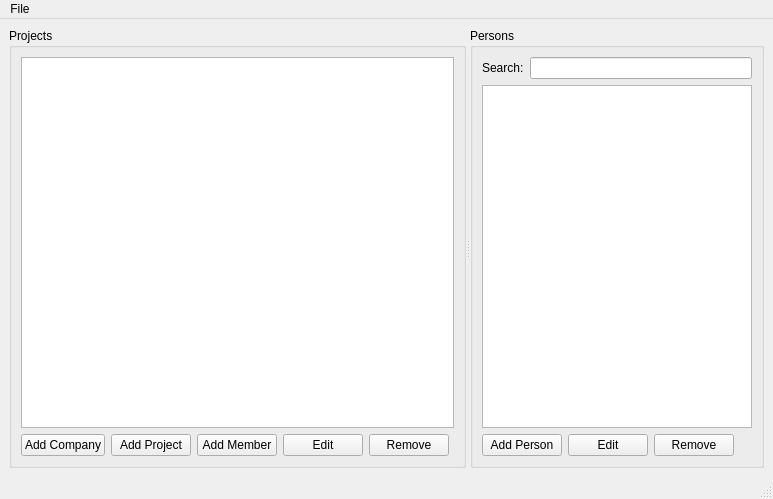
<?xml version="1.0" encoding="UTF-8"?>
<ui version="4.0">
 <class>MainWindow</class>
 <widget class="QMainWindow" name="MainWindow">
  <property name="geometry">
   <rect>
    <x>0</x>
    <y>0</y>
    <width>773</width>
    <height>499</height>
   </rect>
  </property>
  <property name="windowTitle">
   <string>RDB Demo</string>
  </property>
  <widget class="QWidget" name="centralwidget">
   <layout class="QVBoxLayout" name="verticalLayout_3">
    <item>
     <widget class="QSplitter" name="splitter">
      <property name="orientation">
       <enum>Qt::Horizontal</enum>
      </property>
      <widget class="QGroupBox" name="groupBox">
       <property name="title">
        <string>Projects</string>
       </property>
       <layout class="QVBoxLayout" name="verticalLayout">
        <item>
         <widget class="QTreeView" name="projectsView">
          <property name="sortingEnabled">
           <bool>true</bool>
          </property>
         </widget>
        </item>
        <item>
         <layout class="QHBoxLayout" name="horizontalLayout">
          <item>
           <widget class="QPushButton" name="addCompany">
            <property name="text">
             <string>Add Company</string>
            </property>
           </widget>
          </item>
          <item>
           <widget class="QPushButton" name="addProject">
            <property name="text">
             <string>Add Project</string>
            </property>
           </widget>
          </item>
          <item>
           <widget class="QPushButton" name="addMember">
            <property name="text">
             <string>Add Member</string>
            </property>
           </widget>
          </item>
          <item>
           <widget class="QPushButton" name="editProject">
            <property name="text">
             <string>Edit</string>
            </property>
           </widget>
          </item>
          <item>
           <widget class="QPushButton" name="removeProject">
            <property name="text">
             <string>Remove</string>
            </property>
           </widget>
          </item>
          <item>
           <spacer name="horizontalSpacer">
            <property name="orientation">
             <enum>Qt::Horizontal</enum>
            </property>
            <property name="sizeHint" stdset="0">
             <size>
              <width>40</width>
              <height>20</height>
             </size>
            </property>
           </spacer>
          </item>
         </layout>
        </item>
       </layout>
      </widget>
      <widget class="QGroupBox" name="groupBox_2">
       <property name="title">
        <string>Persons</string>
       </property>
       <layout class="QVBoxLayout" name="verticalLayout_2">
        <item>
         <layout class="QHBoxLayout" name="horizontalLayout_3">
          <item>
           <widget class="QLabel" name="label">
            <property name="text">
             <string>Search:</string>
            </property>
           </widget>
          </item>
          <item>
           <widget class="QLineEdit" name="searchEdit"/>
          </item>
         </layout>
        </item>
        <item>
         <widget class="QTreeView" name="personsView">
          <property name="rootIsDecorated">
           <bool>false</bool>
          </property>
          <property name="sortingEnabled">
           <bool>true</bool>
          </property>
         </widget>
        </item>
        <item>
         <layout class="QHBoxLayout" name="horizontalLayout_2">
          <item>
           <widget class="QPushButton" name="addPerson">
            <property name="text">
             <string>Add Person</string>
            </property>
           </widget>
          </item>
          <item>
           <widget class="QPushButton" name="editPerson">
            <property name="text">
             <string>Edit</string>
            </property>
           </widget>
          </item>
          <item>
           <widget class="QPushButton" name="removePerson">
            <property name="text">
             <string>Remove</string>
            </property>
           </widget>
          </item>
          <item>
           <spacer name="horizontalSpacer_2">
            <property name="orientation">
             <enum>Qt::Horizontal</enum>
            </property>
            <property name="sizeHint" stdset="0">
             <size>
              <width>40</width>
              <height>20</height>
             </size>
            </property>
           </spacer>
          </item>
         </layout>
        </item>
       </layout>
      </widget>
     </widget>
    </item>
   </layout>
  </widget>
  <widget class="QMenuBar" name="menubar">
   <property name="geometry">
    <rect>
     <x>0</x>
     <y>0</y>
     <width>773</width>
     <height>22</height>
    </rect>
   </property>
   <widget class="QMenu" name="menuFile">
    <property name="title">
     <string>File</string>
    </property>
    <addaction name="actionQuit"/>
   </widget>
   <addaction name="menuFile"/>
  </widget>
  <widget class="QStatusBar" name="statusbar"/>
  <action name="actionQuit">
   <property name="checkable">
    <bool>true</bool>
   </property>
   <property name="text">
    <string>Quit</string>
   </property>
   <property name="shortcut">
    <string>Ctrl+X</string>
   </property>
  </action>
 </widget>
 <resources/>
 <connections>
  <connection>
   <sender>actionQuit</sender>
   <signal>triggered()</signal>
   <receiver>MainWindow</receiver>
   <slot>close()</slot>
   <hints>
    <hint type="sourcelabel">
     <x>-1</x>
     <y>-1</y>
    </hint>
    <hint type="destinationlabel">
     <x>317</x>
     <y>226</y>
    </hint>
   </hints>
  </connection>
 </connections>
</ui>
